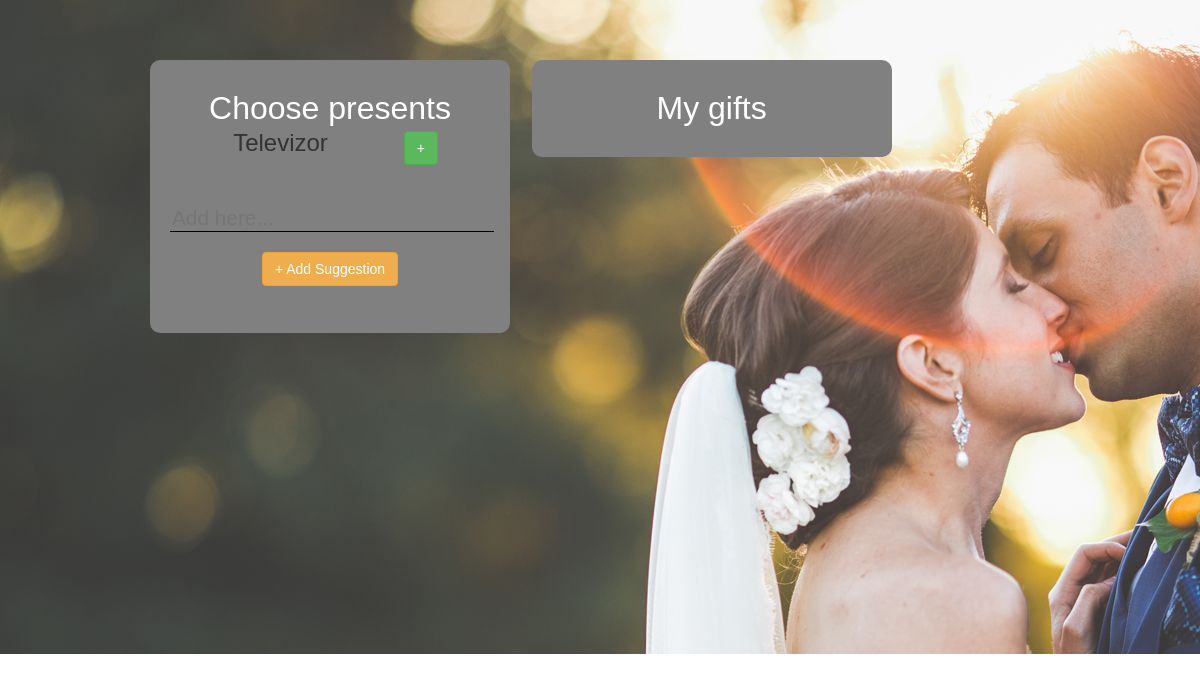
Before: /present/ with the older database file.
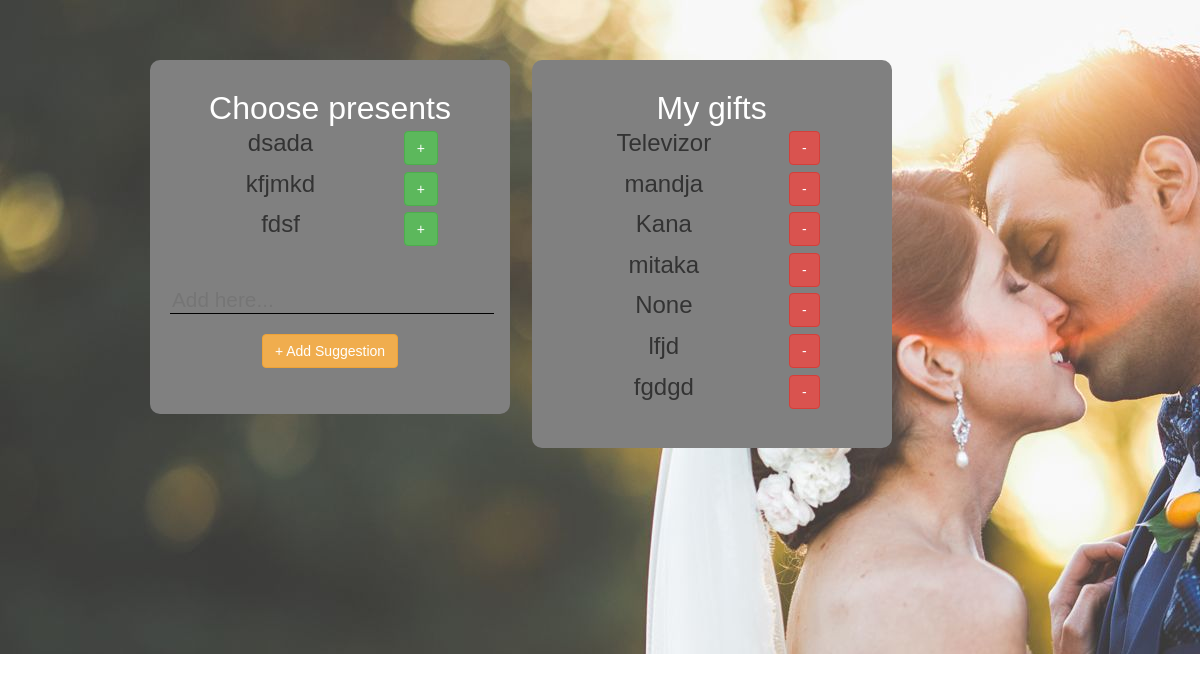
After: the same page with the newer database file.
### User/models.py (models this page shows)
class Present(models.Model):
    present_name = models.CharField(max_length=128, blank=True, null=True)
    reserved_by = models.ForeignKey(User)
    approved = models.BooleanField(default=True)

### website/views.py (the view)
# urls.py: url(r'^present/$', views.PresentListView.as_view(), name='present'),
class PresentListView(ListView):
    login_url = '/'
    redirect_field_name = 'present_list.html'
    def get_context_data(self, **kwargs):
        context = super().get_context_data(**kwargs)
        context['gifts'] = Present.objects.filter(approved=False)
        return context
    def get_queryset(self):
        return Present.objects.all()

### website/templates/User/present_list.html (shortened to what this page needs)
{% load static %}
<!DOCTYPE html>
<html>
<head>
	<link rel="stylesheet" href="https://maxcdn.bootstrapcdn.com/bootstrap/3.3.7/css/bootstrap.min.css">
	<link rel="stylesheet" type="text/css" href="{% static 'styles/reset.css' %}">
	<link rel="stylesheet" type="text/css" href="{% static 'styles/style.css' %}">
</head>
<body>
	<div id="wrapper">
		<div class="presentReservation col-sm-4 col-sm-offset-1">
			<h2 class="title">Choose presents</h2>
					{% for present in present_list %}
						{% if present.approved %}
							<div class="row">
								<form method="POST" action="{% url 'website:update-present' present.id %}">
								<p>{{present.present_name}}</p>
								<span style="float:right; margin-right:20%;"><input class="btn btn-success" type="submit" value="+"/></span>
							</form>
							</div>
						{% endif %}
					{% endfor %}
			<div class="row">
				<div >
					<form method="POST" action="{% url 'website:create-present' %}">
						<input id="suggestion1" type="text" name="text" placeholder="Add here..." />
						<input id="saveButton" class="btn btn-warning" type="submit" value="+ Add Suggestion"/>
					</form>
				</div>
			</div>
		</div>
		<div class="presentReservation col-sm-4" style="margin-left:2%;">
			<h2 class="title">My gifts</h2>
			{% for present in gifts %}
				<div class="row">
						<p>{{ present.present_name }}</p>
						<span style="float:right; margin-right:20%;"><input class="btn btn-danger" type="submit" value="-"/></span>
				</div>
			{% endfor %}
		</div>
	</div>
</body>
</html>

### website/static/styles/style.css (style rules this page uses)
#wrapper { background-image: url("../images/Wedding2.jpg"); position: fixed; left: 0; top: 0; text-align: center; width: 100%; height: 654px; overflow: auto; font-family: Arial; padding: 5%; }
input[type="email"], input[type="text"], input[type="password"] { font-size: 1.3em; border: none; border-bottom: 1px solid black; background-color: transparent; color: blanchedalmond; margin: 20px; width: 90%; }
#errorMessage h1, .title { color: white; font-size: 2em; }
.presents, .guests, .presentReservation { padding-top: 3%; padding-bottom: 3%; background-color: grey; border-radius: 10px; }
.presentReservation div { margin-top: 2%; margin-bottom: 2%; }
.presentReservation p { margin-left:2%; display: inline; font-size: 1.5em; }

Changed rows visible on the page:
added Present: present_name "dsada", shown under "Choose presents"
added Present: present_name "kfjmkd", shown under "Choose presents"
added Present: present_name "fdsf", shown under "Choose presents"
changed Present "Televizor": moves from the list under "Choose presents" to the list under "My gifts"
added Present: present_name "mandja", shown under "My gifts"
added Present: present_name "Kana", shown under "My gifts"
added Present: present_name "mitaka", shown under "My gifts"
added Present: present_name "None", shown under "My gifts"
added Present: present_name "lfjd", shown under "My gifts"
added Present: present_name "fgdgd", shown under "My gifts"
